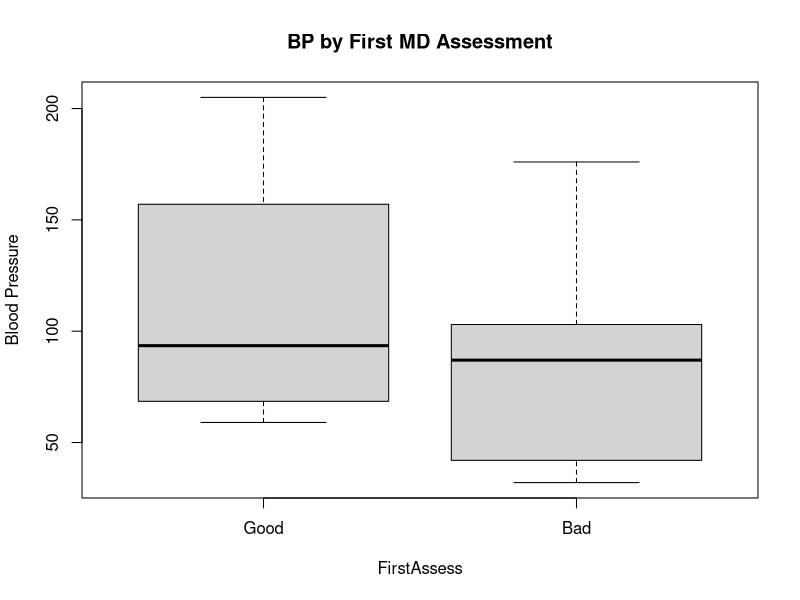
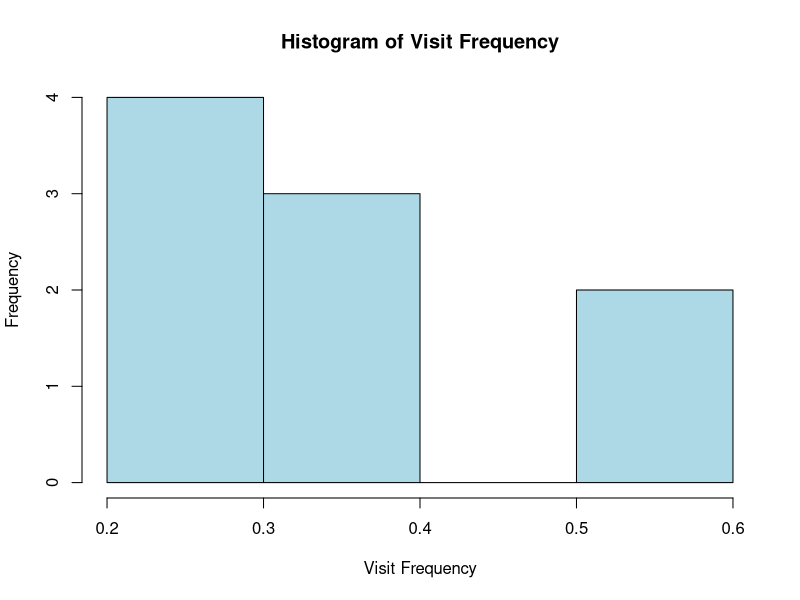
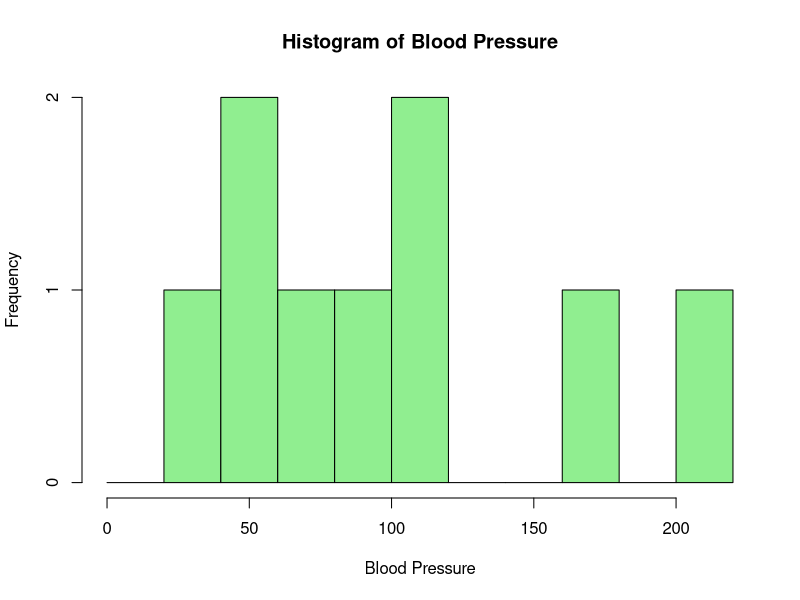

Here is the R script that generated these plots, in order:
# Step 1: Define vectors
Frequency     <- c(0.6, 0.3, 0.4, 0.4, 0.2, 0.6, 0.3, 0.4, 0.9, 0.2)
BloodPressure <- c(103, 87, 32, 42, 59, 109, 78, 205, 135, 176)
FirstAssess   <- c(1, 1, 1, 1, 0, 0, 0, 0, NA, 1)    # bad=1, good=0
SecondAssess  <- c(0, 0, 1, 1, 0, 0, 1, 1, 1, 1)    # low=0, high=1
FinalDecision <- c(0, 1, 0, 1, 0, 1, 0, 1, 1, 1)    # low=0, high=1

# Step 2: Create data frame
df_hosp <- data.frame(
  Frequency, BloodPressure, FirstAssess,
  SecondAssess, FinalDecision, stringsAsFactors = FALSE
)

# Step 3: Inspect data
summary(df_hosp)

# Step 4: Remove rows with missing values
df_hosp <- na.omit(df_hosp)


# boxplot
boxplot(
  BloodPressure ~ FirstAssess,
  data = df_hosp,
  names = c("Good","Bad"),
  ylab = "Blood Pressure",
  main = "BP by First MD Assessment"
)


# Histogram of Visit Frequency 
hist(
  df_hosp$Frequency,
  breaks = 5,                        # Fewer bins for clarity
  xlab = "Visit Frequency",
  main = "Histogram of Visit Frequency",
  col = "lightblue",                  # Adds color for readability
  border = "black"
)

# Histogram of Blood Pressure
hist(
  df_hosp$BloodPressure,
  breaks = seq(0, 220, by = 20),      # Explicit bin edges
  xlab = "Blood Pressure",
  main = "Histogram of Blood Pressure",
  col = "lightgreen",
  border = "black"
)

